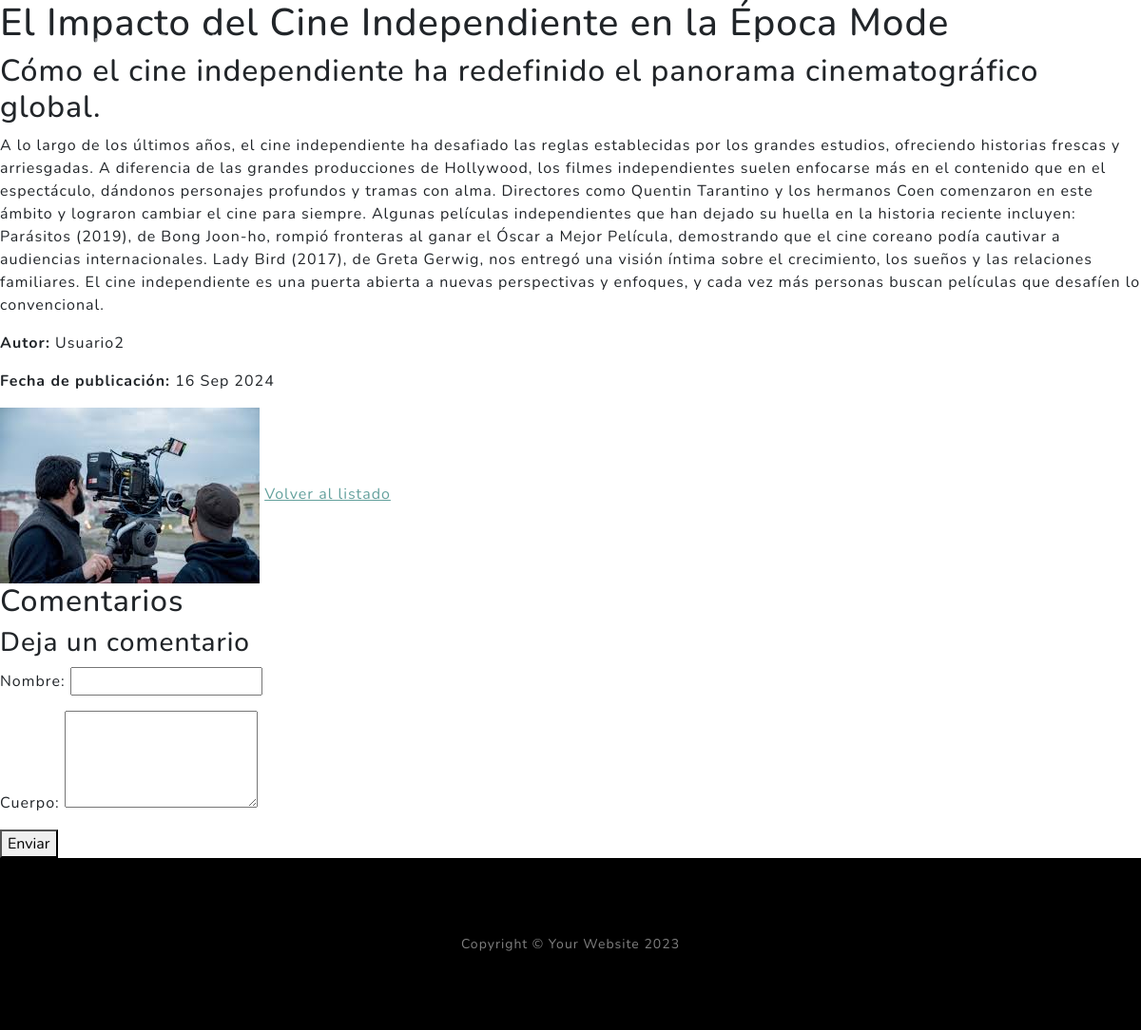
The app's page /blogs/pages/9/ with its own data.
### Miaplicacion/models.py (models this page shows, shortened)
class Blog(models.Model):
    titulo = models.CharField(max_length=50)
    subtitulo = models.CharField(max_length=200, blank=True)
    cuerpo = models.TextField()
    imagen = models.ImageField(upload_to='imagenes/', blank=True, null=True)
    autor = models.ForeignKey(User, on_delete=models.CASCADE)
    fecha = models.DateTimeField(default=timezone.now)

### Miaplicacion/views.py (the view)
# urls.py: path('pages/<int:pk>/', BlogDetailView.as_view(), name='blog_detail'),  # Detalles del blog
class BlogDetailView(DetailView):
    model = Blog
    template_name = 'Miaplicacion/blog_detail.html'

### Miaplicacion/templates/miaplicacion/blog_detail.html (shortened to what this page needs)
<!DOCTYPE html>
<html lang="en">
<head>
</head>
<body>
    {% extends "miaplicacion/padre.html" %}
    {% load static %}
    {% block contenidoQueCambia %}
      <h1>{{ blog.titulo }}</h1>
      <h2>{{ blog.subtitulo }}</h2>
      <p>{{ blog.cuerpo }}</p>
      <p><strong>Autor:</strong> {{ blog.autor }}</p>
      <p><strong>Fecha de publicación:</strong> {{ blog.fecha|date:"d M Y" }}</p>
      {% if blog.imagen %}
        <img src="{{ blog.imagen.url }}" alt="Imagen del blog">
      {% endif %}
      <a href="{% url 'blog_list' %}">Volver al listado</a>
      <h2>Comentarios</h2>
      <h3>Deja un comentario</h3>
      <form method="post">
          <p><label for="id_nombre">Nombre:</label> <input type="text" name="nombre" maxlength="100" required id="id_nombre"></p>
          <p><label for="id_cuerpo">Cuerpo:</label> <textarea name="cuerpo" rows="4" required id="id_cuerpo"></textarea></p>
          <button type="submit">Enviar</button>
      </form>
    {% endblock %}

### records on screen
Blog: subtitulo "Cómo el cine independiente ha redefinido el panorama cinematográfico global.", cuerpo "A lo largo de los últimos años, el cine independiente ha desafiado las reglas establecidas por los grandes estudios, ofreciendo historias frescas y arriesgadas. A diferencia de las grandes producciones de Hollywood, los filmes independientes suelen enfocarse más en el contenido que en el espectáculo, dándonos personajes profundos y tramas con alma. Directores como Quentin Tarantino y los hermanos Coen comenzaron en este ámbito y lograron cambiar el cine para siempre. Algunas películas independientes que han dejado su huella en la historia reciente incluyen: Parásitos (2019), de Bong Joon-ho, rompió fronteras al ganar el Óscar a Mejor Película, demostrando que el cine coreano podía cautivar…", autor "Usuario2", fecha "16 Sep 2024", imagen (picture)
